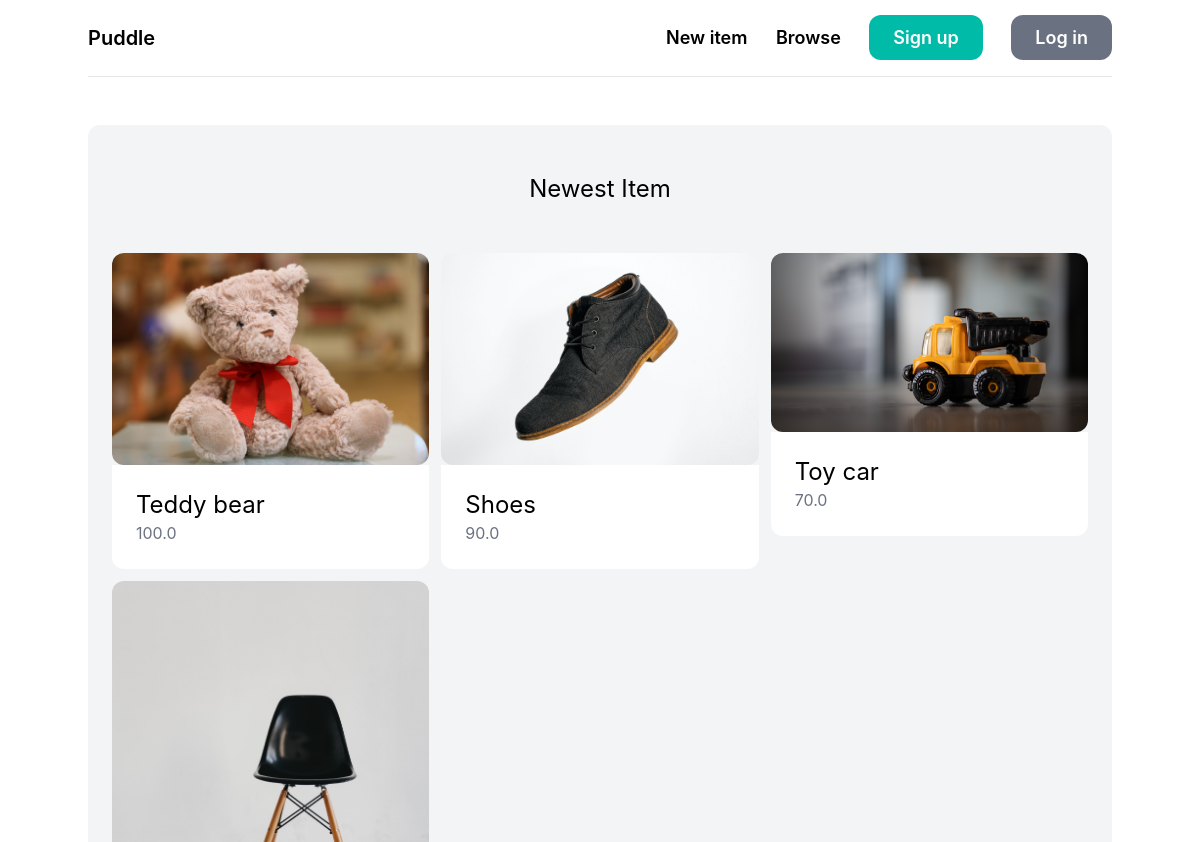
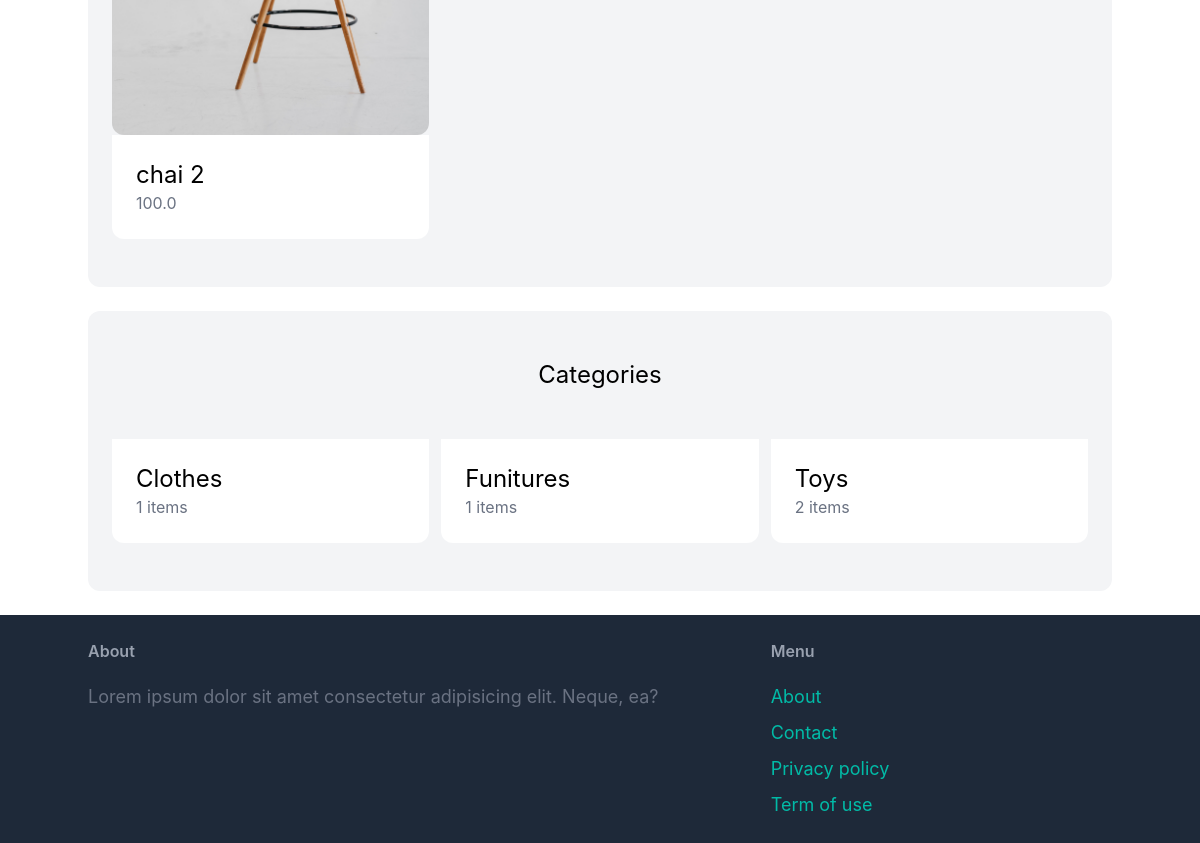
The app's page /, older data (2 pictures, top to bottom).
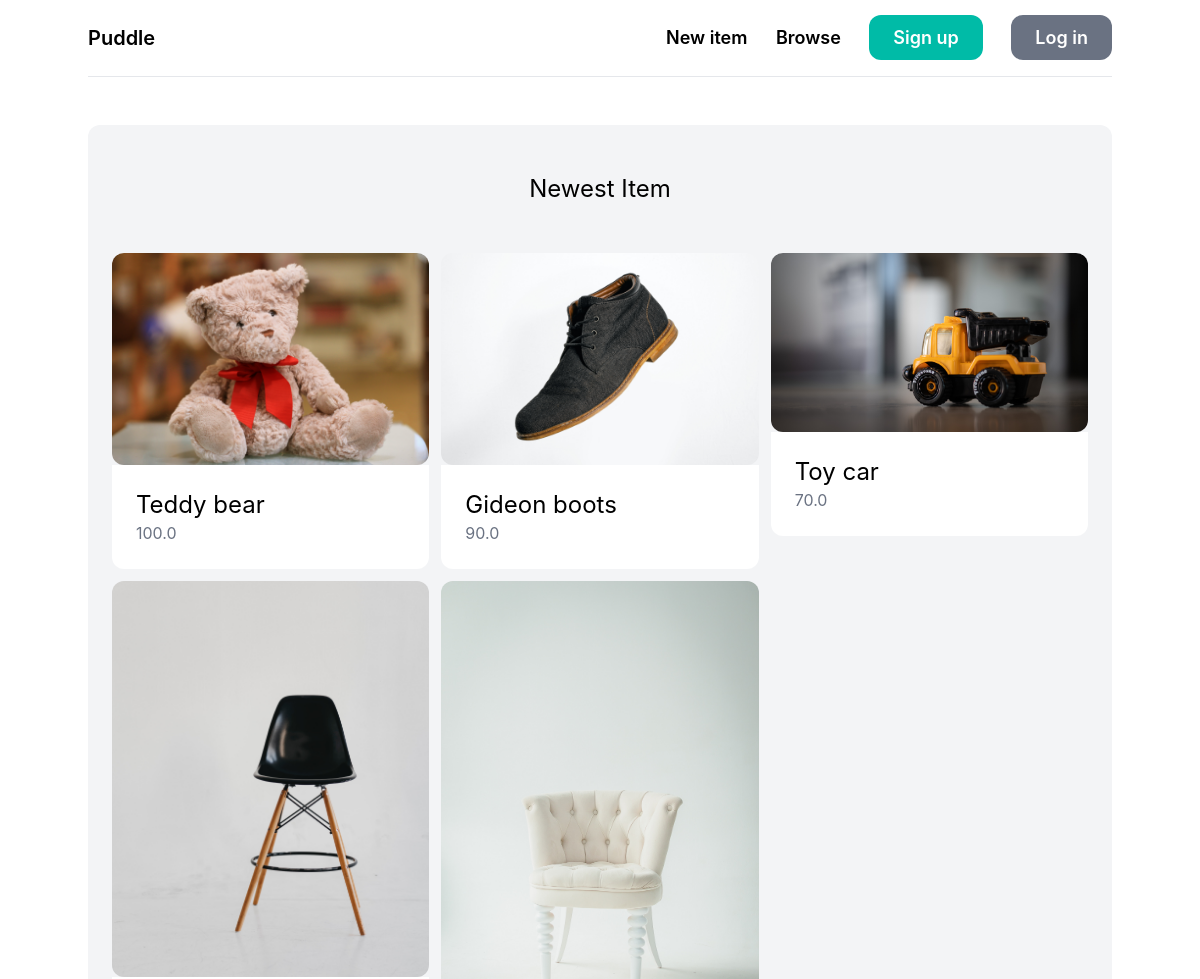
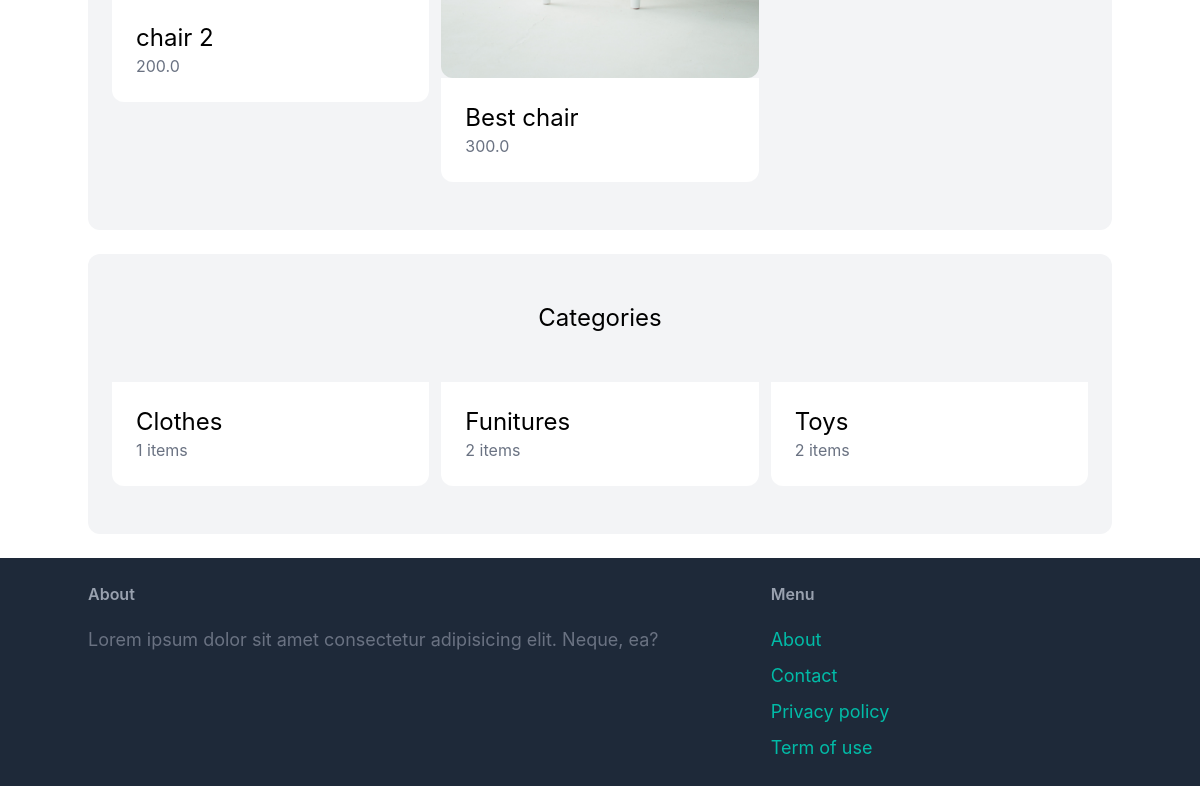
The same page, newer data (2 pictures, top to bottom).
### core/models.py (models this page shows, shortened)
class Item(models.Model):
    category = models.ForeignKey(Category, related_name='items', on_delete=models.CASCADE)
    name = models.CharField(max_length=100)
    description = models.TextField(blank=True, null=True)
    price = models.FloatField()
    image = models.ImageField(upload_to='items_images', blank=True, null=True)
    is_sold = models.BooleanField(default=False)
    created_by = models.ForeignKey(User, related_name='items', on_delete=models.CASCADE)
    created_at = models.DateTimeField(auto_now_add=True)

class Category(models.Model):
    name = models.CharField(max_length=100)
    class Meta:
        ordering = ('name',)
        verbose_name_plural = 'Categories'

### core/views.py (the view)
# urls.py: path("", views.home, name='home'),
def home(request):
    items = Item.objects.filter(is_sold = False)[0:6]
    categories = Category.objects.all()
    context = {
        "items":items,
        "categories":categories
    }
    return render(request, 'core/index.html', context)

### templates/core/index.html (shortened to what this page needs)
{% extends 'base.html' %}
{% block content %}
<div class="mt-6 p-6 py-12 bg-gray-100 rounded-xl">
    <h2 class="mb-12 text-2xl text-center">Newest Item</h2>
    <div class="grid grid-cols-3 gap-3">
        {% for item in items %}
        <div>
            <a href="{% url 'detail' item.id %}">
                <div>
                    <img src="{{ item.image.url }}" class="rounded-xl" alt="">
                </div>
                <div class="p-6 bg-white rounded-b-xl">
                    <h2 class="text-2xl">{{ item.name }}</h2>
                    <p class="text-gray-500">{{ item.price }}</p>
                </div>
            </a>
        </div>
        {% endfor %}
    </div>
</div>
<div class="mt-6 p-6 py-12 bg-gray-100 rounded-xl">
    <h2 class="mb-12 text-2xl text-center">Categories</h2>
    <div class="grid grid-cols-3 gap-3">
        {% for category in categories %}
            <a href="">
                <div class="p-6 bg-white rounded-b-xl">
                    <h2 class="text-2xl">{{ category.name }}</h2>
                    <p class="text-gray-500">{{ category.items.count }} items</p>
                </div>
            </a>
        {% endfor %}
    </div>
</div>
{% endblock content %}

### templates/base.html (shortened to what this page needs)
{% load static %}
<!doctype html>
<html>
<head>
  <link href="{% static 'styles/output.css' %}" rel="stylesheet">
</head>
<body>
  {% include 'nav.html' %}
  <div class="container mx-auto py-6">
    {% block content %}
    {% endblock content %}
  </div>
  {% include 'footer.html' %}
</body>
</html>

### templates/nav.html
<nav class="container mx-auto py-6 flex justify-between items-center border-b border-gray-200">
    <a href="/" class="text-xl font-semibold">Puddle</a>
    <div class="space-x-6">
        <a href="{% url 'new-item' %}" class="text-lg font-semibold hover:text-gray-500">New item</a>
        <a href="{% url 'browse-item' %}" class="text-lg font-semibold hover:text-gray-500">Browse</a>
        {% if request.user.is_authenticated %}
            <a href="#" class="px-6 py-3 text-lg font-semibold bg-teal-500 text-white rounded-xl hover:bg-teal-700">Inbox</a>
            <a href="{% url 'dashboard' %}" class="px-6 py-3 text-lg font-semibold bg-gray-500 text-white rounded-xl hover:bg-gray-700">Dashboard</a>
        {% else %}
            <a href="{% url 'signup' %}" class="px-6 py-3 text-lg font-semibold bg-teal-500 text-white rounded-xl hover:bg-teal-700">Sign up</a>
            <a href="{% url 'login' %}" class="px-6 py-3 text-lg font-semibold bg-gray-500 text-white rounded-xl hover:bg-gray-700">Log in</a>
        {% endif %}
    </div>
</nav>

### templates/footer.html
<footer class="px-6 py-6  bg-gray-800">
    <div class="container mx-auto flex justify-between">
        <div class="w-2/3 pr-10">
            <h3 class="mb-5 font-semibold text-gray-400">About</h3>
            <p class="text-lg text-gray-500">Lorem ipsum dolor sit amet consectetur adipisicing elit. Neque, ea?</p>
        </div>
        <div class="w-1/3">
            <h3 class="mb-5 font-semibold text-gray-400">Menu</h3>
            <ul class="space-y-2">
                <li><a href="" class="text-lg text-teal-500 hover:text-teal-700">About</a></li>
                <li><a href="{% url 'contact' %}" class="text-lg text-teal-500 hover:text-teal-700">Contact</a></li>
                <li><a href="" class="text-lg text-teal-500 hover:text-teal-700">Privacy policy</a></li>
                <li><a href="" class="text-lg text-teal-500 hover:text-teal-700">Term of use</a></li>
            </ul>
        </div>
    </div>
</footer>

Row changes from the older to the newer data that the page shows:
changed Item: name "Shoes" → "Gideon boots"
changed Item: name "chai 2" → "chair 2"; price "100.0" → "200.0"
added Item: image (picture), name "Best chair", price "300.0"
computed for Category "Funitures": items.count "1" → "2"
